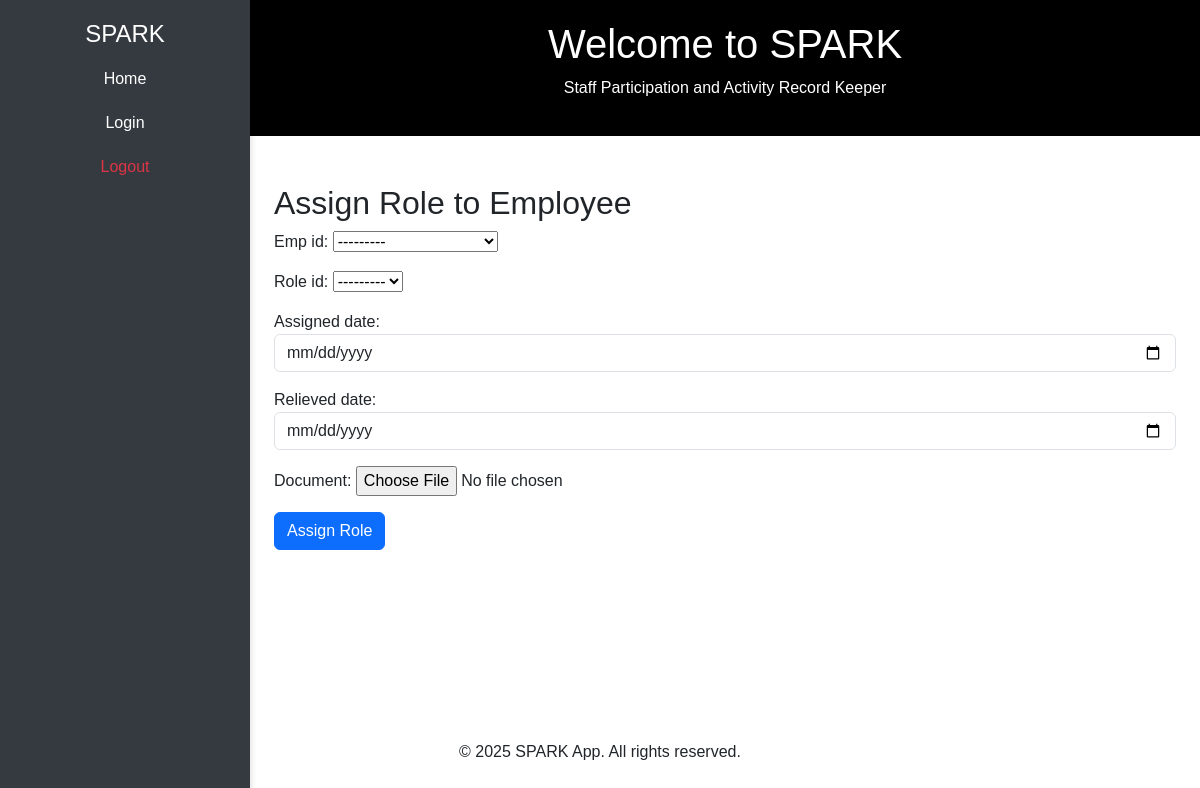
The app's page /add-role-assignment/ (signed in), older data.
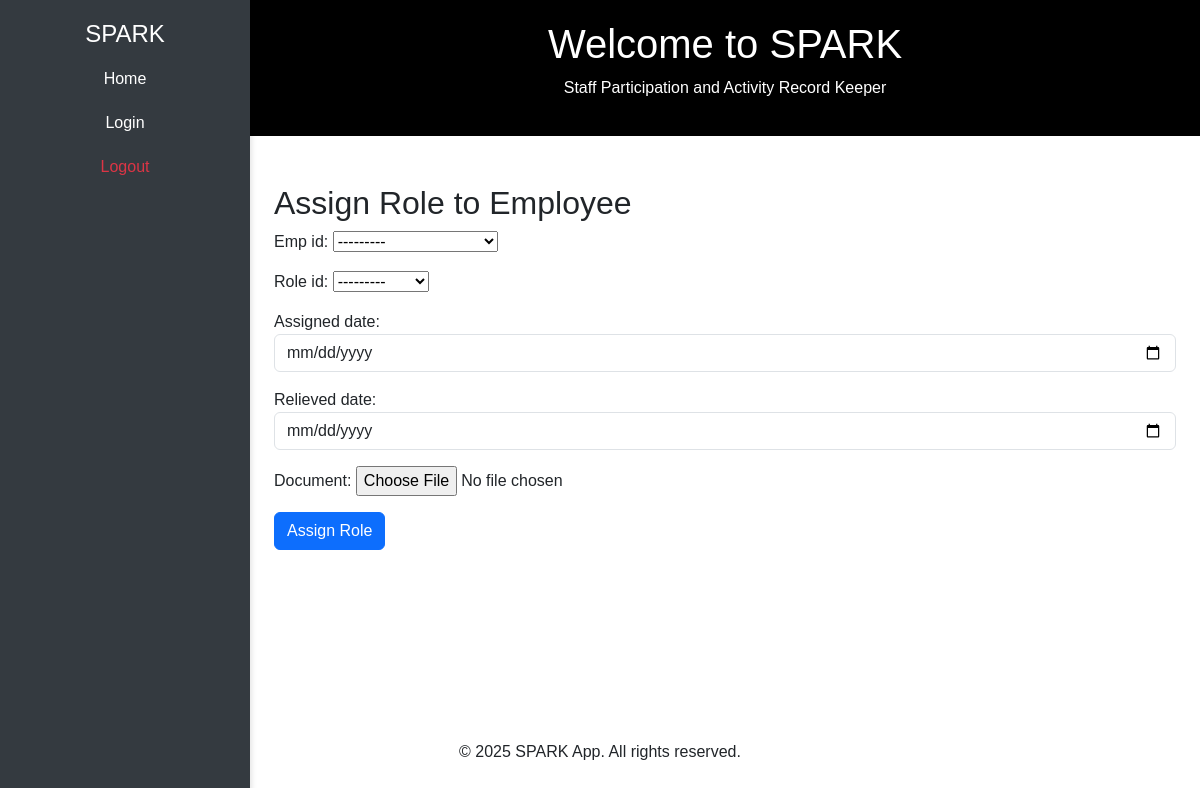
The same page, newer data.
### sparkapp/models.py (models this page shows)
class Role(models.Model):
    role_id = models.AutoField(primary_key=True)  # Auto-incrementing primary key
    role_name = models.CharField(max_length=100)  # Name of the role
    role_description = models.TextField()  # Description of the role
    def __str__(self):
        return self.role_name

### sparkapp/views.py (the view)
# urls.py: path('add-role-assignment/', views.add_role_assignment, name='add_role_assignment'),  # Add role assignment page
@login_required
def add_role_assignment(request):
    if request.method == 'POST':
        form = EmployeeRoleAssignmentForm(request.POST, request.FILES)
        if form.is_valid():
            form.save()  # Save the new assignment
            return redirect('index')  # Redirect to the home page
    else:
        form = EmployeeRoleAssignmentForm()
    return render(request, 'add_role_assignment.html', {'form': form})

### sparkapp/forms.py
class EmployeeRoleAssignmentForm(forms.ModelForm):
    class Meta:
        model = EmployeeRoleAssignment
        fields = ['emp_id', 'role_id', 'assigned_date', 'relieved_date', 'document']
        widgets = {
            'assigned_date': forms.DateInput(attrs={'type': 'date', 'class': 'form-control'}),
            'relieved_date': forms.DateInput(attrs={'type': 'date', 'class': 'form-control'}),
        }

### sparkapp/templates/add_role_assignment.html (shortened to what this page needs)
{% extends 'base.html' %}
{% block content %}
<div class="container mt-5">
    <h2>Assign Role to Employee</h2>
    <form method="POST" enctype="multipart/form-data">
        {{ form.as_p }}
        <button type="submit" class="btn btn-primary">Assign Role</button>
    </form>
</div>
{% endblock %}

Row changes from the older to the newer data that the page shows:
added Role: role_id "---------"
Text that changed along with them:
form field role_id: "---------" → (not shown)
